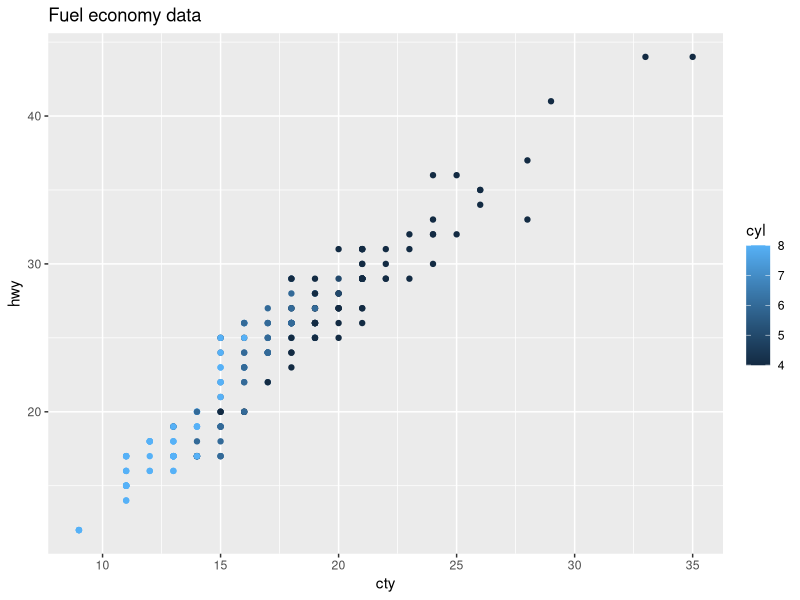
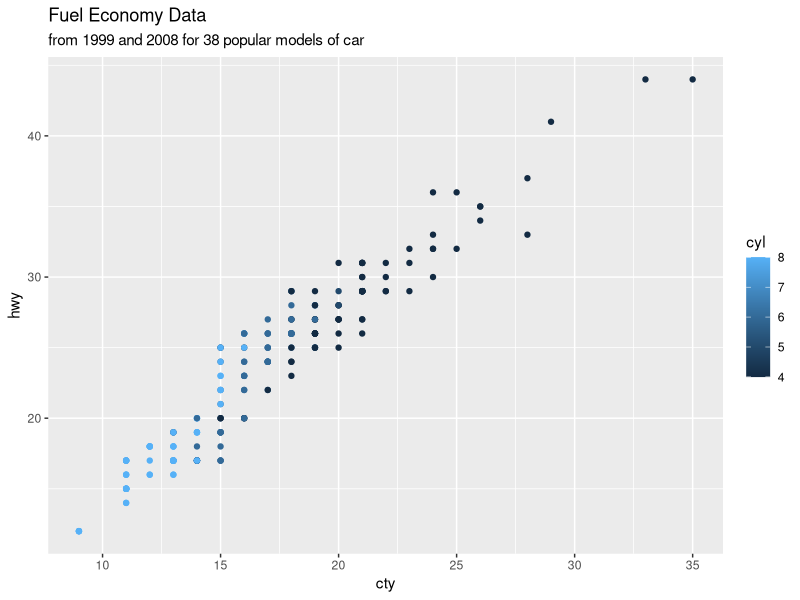
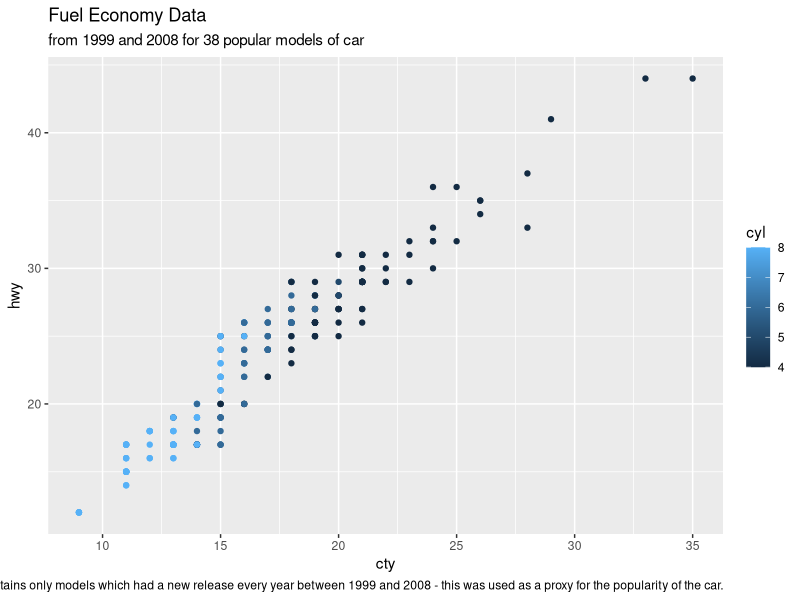
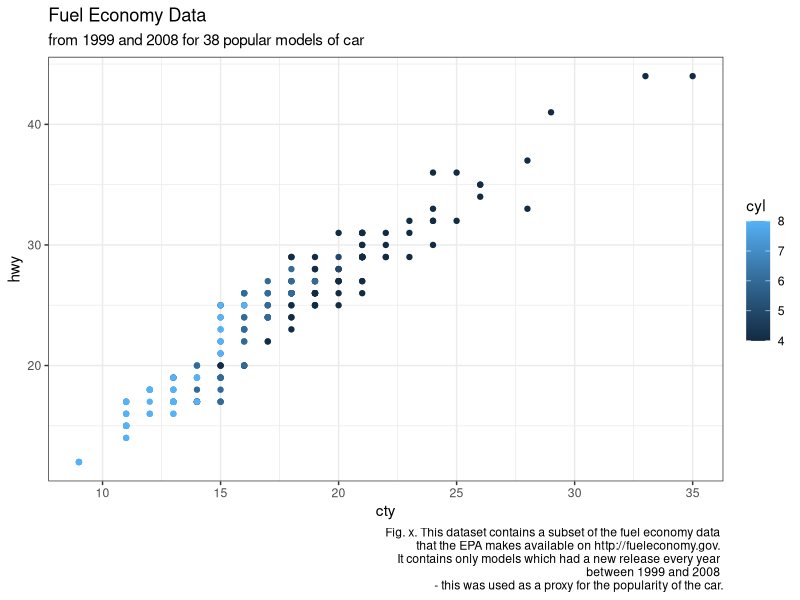
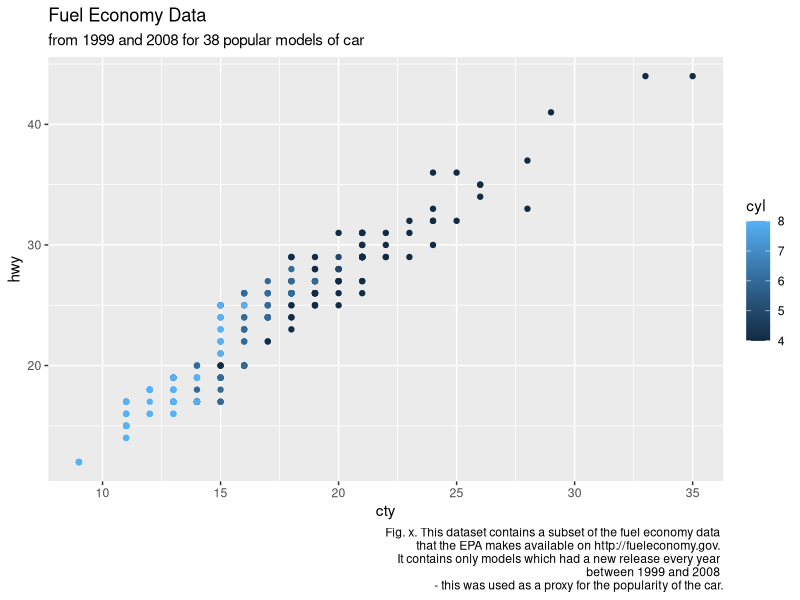
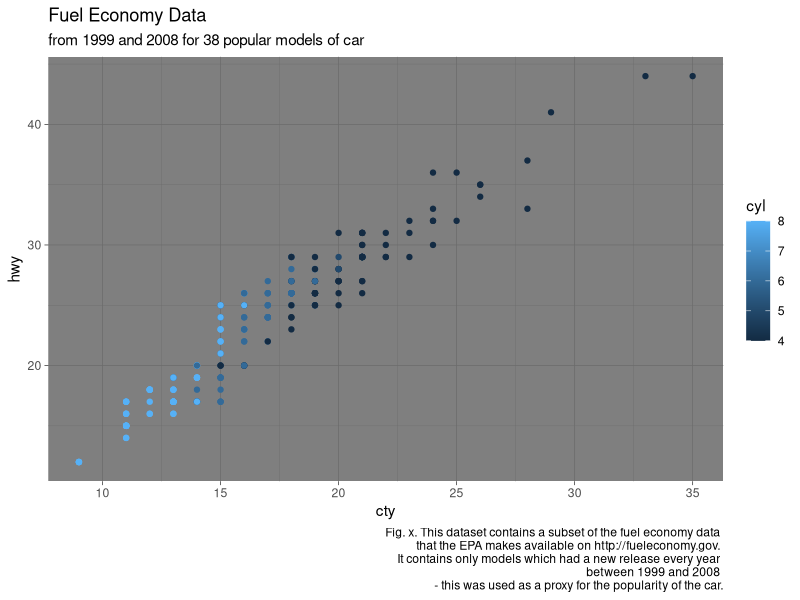
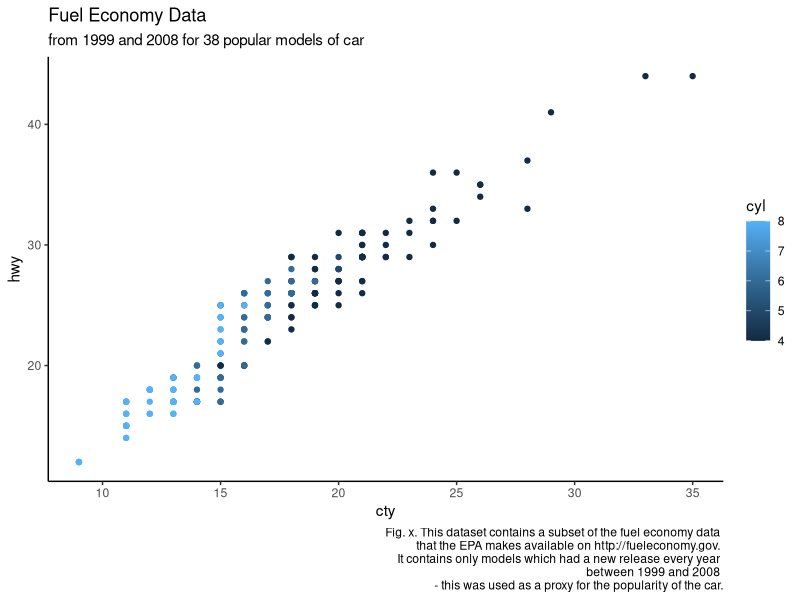
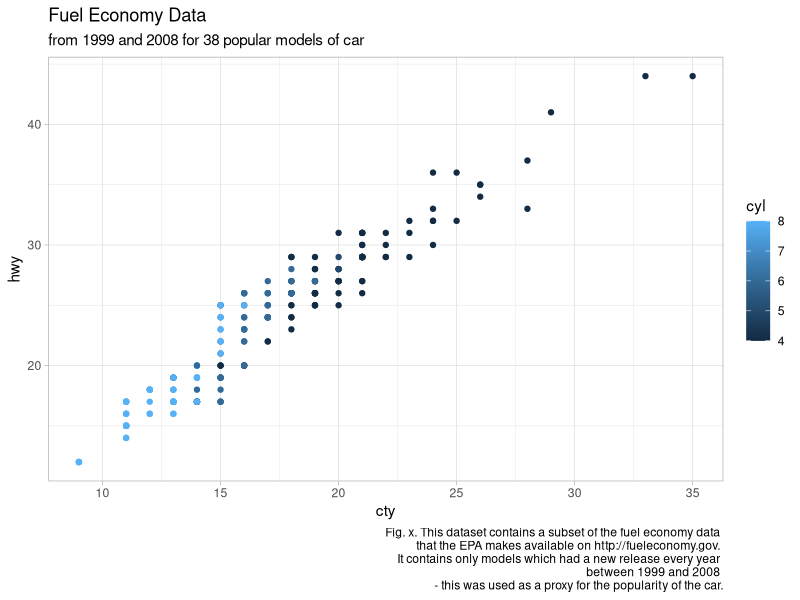

Write R code to recreate these figures, in order.
## ---- chunk 1
knitr::opts_chunk$set(echo = TRUE)
knitr::opts_chunk$set(fig.width=4)
knitr::opts_chunk$set(fig.height=3)
library(ggplot2)
library(dplyr)
## ---- chunk 2
t <- ggplot(mpg, aes(cty, hwy, color=cyl)) + geom_point() 
t + labs(title='Fuel economy data')
t + labs(title='Fuel Economy Data',
         subtitle='from 1999 and 2008 for 38 popular models of car')
t + labs(title='Fuel Economy Data',
         subtitle='from 1999 and 2008 for 38 popular models of car',
         caption='Fig. x. This dataset contains a subset of the fuel economy data that the EPA makes available on http://fueleconomy.gov. It contains only models which had a new release every year between 1999 and 2008 - this was used as a proxy for the popularity of the car.')
## ---- chunk 3
t <- ggplot(mpg, aes(cty, hwy, color=cyl)) + geom_point() 
t2 <- t + 
  labs(title='Fuel Economy Data',
       subtitle='from 1999 and 2008 for 38 popular models of car',
caption='Fig. x. This dataset contains a subset of the fuel economy data 
that the EPA makes available on http://fueleconomy.gov. 
It contains only models which had a new release every year 
between 1999 and 2008 
- this was used as a proxy for the popularity of the car.')
t2 + theme_bw()
t2 + theme_gray()
t2 + theme_dark()
t2 + theme_classic()
t2 + theme_light()
t2 + theme_linedraw()
t2 + theme_minimal()
t2 + theme_void() 
## ---- chunk 4
t2 + theme(plot.caption = element_text(hjust = 0))
t2 + theme(plot.caption = element_text(hjust = 0.5))
t2 + theme(plot.caption = element_text(hjust = 1))
t2 + theme(plot.caption = element_text(lineheight=.8, face='bold'))
